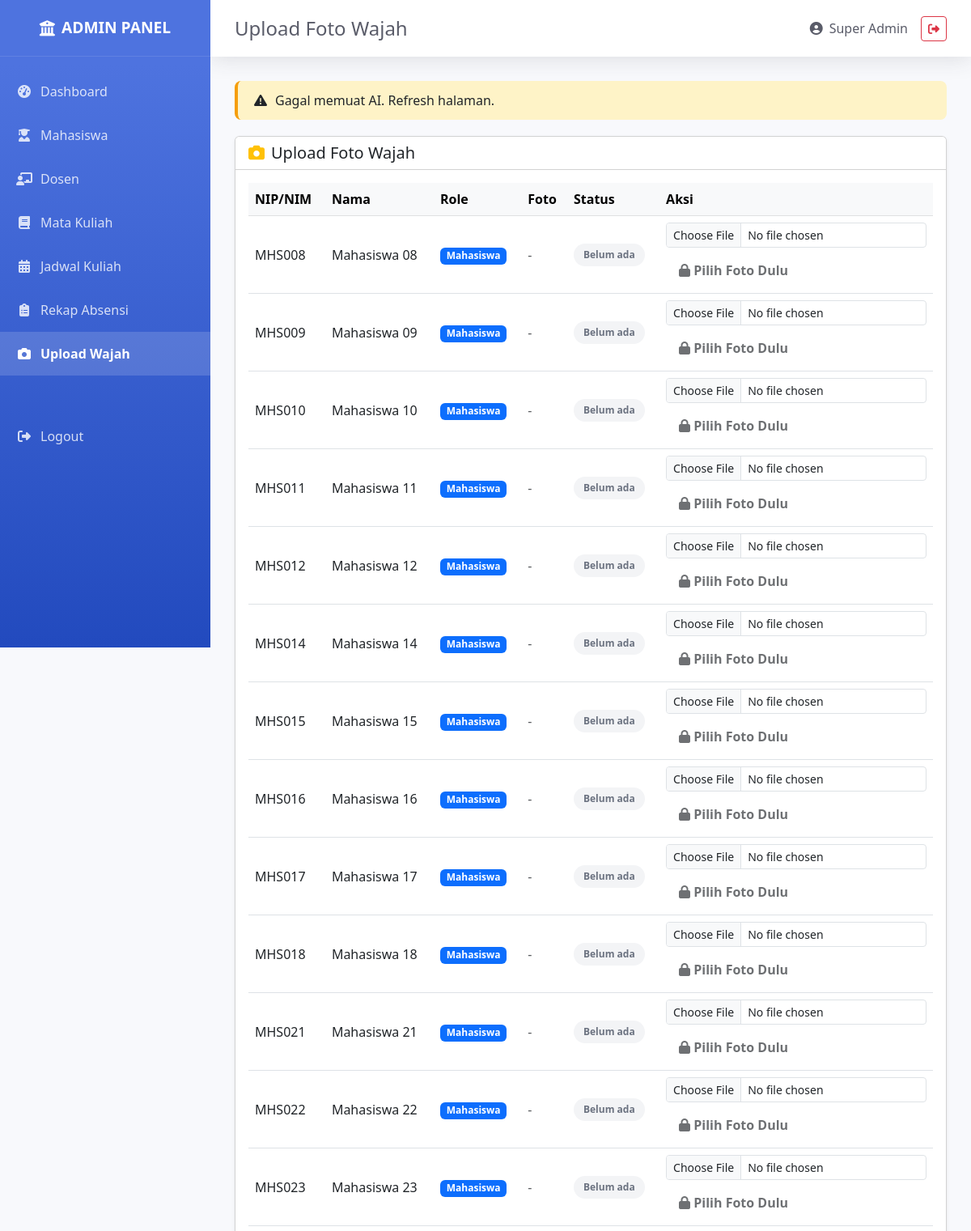
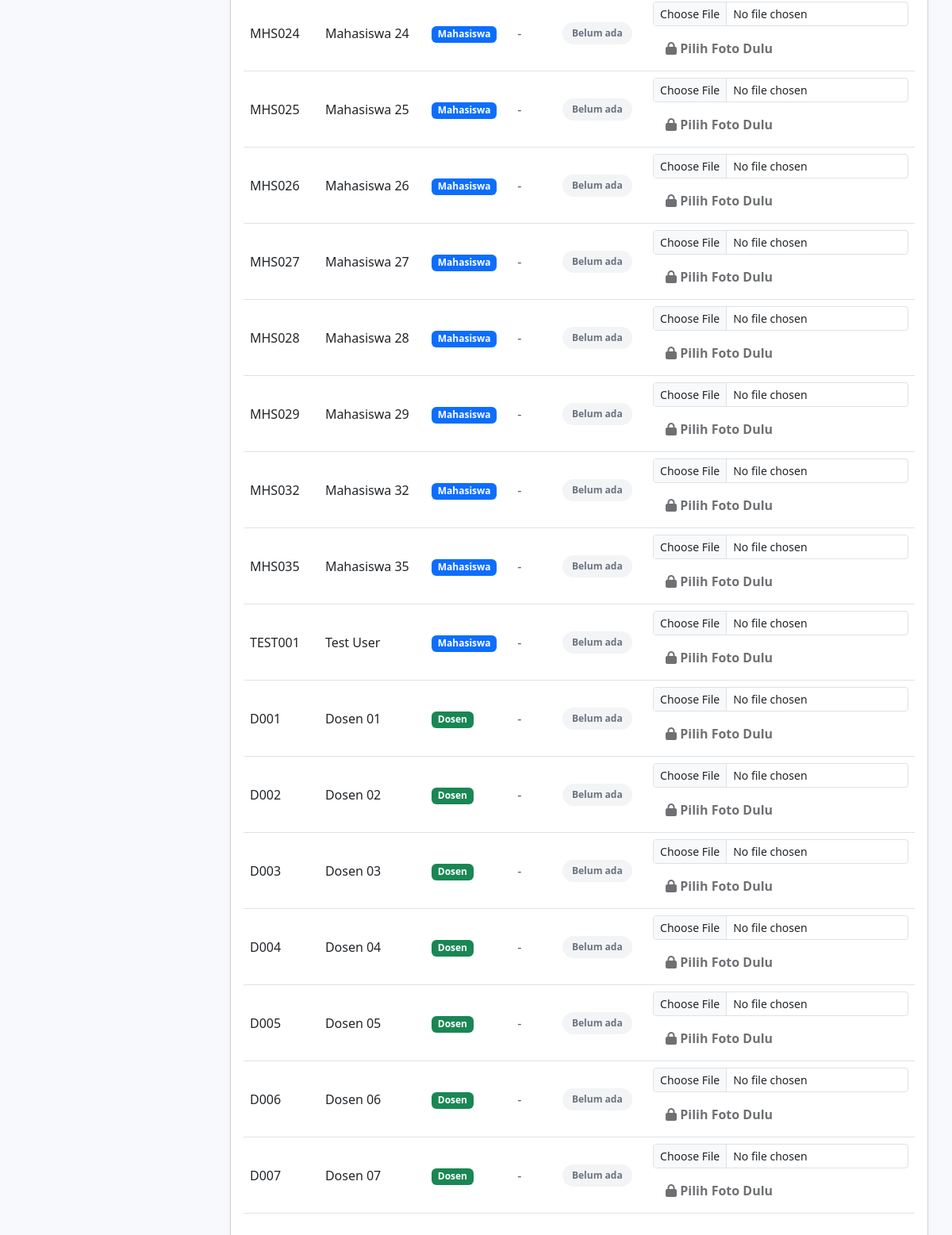
Screenshot of /public/index.php?page=admin_upload_wajah (signed in) with the database file from the repository (2 pictures, top to bottom).
### tables this page shows
CREATE TABLE `users` (
  `id` int(11) NOT NULL,
  `nip_nim` varchar(20) NOT NULL,
  `nama` varchar(100) NOT NULL,
  `email` varchar(100) NOT NULL,
  `password` varchar(255) NOT NULL,
  `role` enum('mahasiswa','dosen','admin') NOT NULL,
  `foto_wajah_path` varchar(255) DEFAULT NULL,
  `face_descriptor` longtext DEFAULT NULL,
  `created_at` timestamp NOT NULL DEFAULT current_timestamp()
);

### views/admin/upload_wajah.php (the view, shortened to what this page needs)
<?php
$database = new Database();
$conn = $database->getConnection();
$users = $conn->query("SELECT id, nama, nip_nim, role, foto_wajah_path, face_descriptor FROM users WHERE role IN ('mahasiswa', 'dosen') ORDER BY role, nama ASC")->fetchAll();
?>
<!DOCTYPE html>
<html lang="id">
<head>
    <link href="https://cdn.jsdelivr.net/npm/bootstrap@5.3.0/dist/css/bootstrap.min.css" rel="stylesheet">
    <link rel="stylesheet" href="https://cdnjs.cloudflare.com/ajax/libs/font-awesome/6.4.0/css/all.min.css">
</head>
<body>
    <div class="sidebar">
        <a class="sidebar-brand" href="/kampus-absensi/public/index.php?page=admin_dashboard"><i class="fas fa-university me-2"></i> ADMIN PANEL</a>
        <ul class="nav flex-column mt-3">
            <li class="nav-item"><a class="nav-link" href="/kampus-absensi/public/index.php?page=admin_dashboard"><i class="fas fa-fw fa-tachometer-alt"></i> Dashboard</a></li>
            <li class="nav-item"><a class="nav-link" href="/kampus-absensi/public/index.php?page=admin_kelola_mahasiswa"><i class="fas fa-fw fa-user-graduate"></i> Mahasiswa</a></li>
            <li class="nav-item"><a class="nav-link" href="/kampus-absensi/public/index.php?page=admin_kelola_dosen"><i class="fas fa-fw fa-chalkboard-teacher"></i> Dosen</a></li>
            <li class="nav-item"><a class="nav-link" href="/kampus-absensi/public/index.php?page=admin_kelola_matkul"><i class="fas fa-fw fa-book"></i> Mata Kuliah</a></li>
            <li class="nav-item"><a class="nav-link" href="/kampus-absensi/public/index.php?page=admin_kelola_jadwal"><i class="fas fa-fw fa-calendar-alt"></i> Jadwal Kuliah</a></li>
            <li class="nav-item"><a class="nav-link" href="/kampus-absensi/public/index.php?page=admin_rekap_absensi"><i class="fas fa-fw fa-clipboard-list"></i> Rekap Absensi</a></li>
            <li class="nav-item"><a class="nav-link active" href="/kampus-absensi/public/index.php?page=admin_upload_wajah"><i class="fas fa-fw fa-camera"></i> Upload Wajah</a></li>
            <li class="nav-item mt-5"><a class="nav-link" href="/kampus-absensi/public/logout.php"><i class="fas fa-fw fa-sign-out-alt"></i> Logout</a></li>
        </ul>
    </div>
    <div class="main-content">
        <div class="topbar">
            <h4 class="mb-0" style="color: #5a5c69;">Upload Foto Wajah</h4>
            <div class="d-flex align-items-center">
                <span class="me-3" style="color: #5a5c69;"><i class="fas fa-user-circle me-2"></i><?= htmlspecialchars($_SESSION['nama']) ?></span>
                <a href="/kampus-absensi/public/logout.php" class="btn btn-sm btn-outline-danger"><i class="fas fa-sign-out-alt"></i></a>
            </div>
        </div>
        <div class="content-wrapper">
            <div id="modelStatus" class="model-status"><i class="fas fa-spinner fa-spin"></i><span>Memuat model AI...</span></div>
            <div class="card shadow-sm">
                <div class="card-header bg-white"><h5 class="mb-0"><i class="fas fa-camera text-warning me-2"></i>Upload Foto Wajah</h5></div>
                <div class="card-body">
                    <div class="table-responsive">
                        <table class="table table-hover align-middle">
                            <thead class="table-light"><tr><th>NIP/NIM</th><th>Nama</th><th>Role</th><th>Foto</th><th>Status</th><th>Aksi</th></tr></thead>
                            <tbody>
                                <?php foreach($users as $u):
                                    $hasPhoto = !empty($u['foto_wajah_path']);
                                    $hasDesc = !empty($u['face_descriptor']);
                                    $statusClass = ($hasPhoto && $hasDesc) ? 'status-complete' : (($hasPhoto) ? 'status-partial' : 'status-none');
                                    $statusText = ($hasPhoto && $hasDesc) ? '✓ Lengkap' : (($hasPhoto) ? '⚠ Foto saja' : 'Belum ada');
                                ?>
                                <tr>
                                    <td><?= htmlspecialchars($u['nip_nim']) ?></td>
                                    <td><?= htmlspecialchars($u['nama']) ?></td>
                                    <td><span class="badge bg-<?= $u['role'] === 'dosen' ? 'success' : 'primary' ?>"><?= ucfirst($u['role']) ?></span></td>
                                    <td><?php if($hasPhoto): ?><img src="/kampus-absensi/public/<?= htmlspecialchars($u['foto_wajah_path']) ?>" class="foto-preview" onerror="this.style.opacity='0.3'"><?php else: ?><span class="text-muted">-</span><?php endif; ?></td>
                                    <td><span class="status-badge <?= $statusClass ?>"><?= $statusText ?></span></td>
                                    <td>
                                        <form method="POST" action="/kampus-absensi/public/process_upload_wajah.php" enctype="multipart/form-data" class="upload-form" data-user-id="<?= $u['id'] ?>">
                                            <input type="file" name="foto_wajah" class="form-control form-control-sm foto-input mb-2" accept="image/jpeg,image/png,image/jpg" required>
                                            <button type="submit" class="btn btn-upload btn-submit-upload" disabled>
                                                <i class="fas fa-lock"></i> Pilih Foto Dulu
                            </button>
                                        </form>
                                    </td>
                                </tr>
                                <?php endforeach; ?>
                            </tbody>
                        </table>
                    </div>
                </div>
            </div>
        </div>
    </div>
</body>
</html>

### views/admin/upload_wajah.php (style rules this page uses)
:root { --primary: #4e73df; --primary-dark: #224abe; --sidebar-width: 260px; }
* { margin: 0; padding: 0; box-sizing: border-box; }
body { background-color: #f8f9fc; font-family: 'Segoe UI', Tahoma, sans-serif; }
.sidebar { position: fixed; top: 0; left: 0; width: var(--sidebar-width); height: 100vh; background: linear-gradient(180deg, var(--primary) 10%, var(--primary-dark) 100%); color: white; z-index: 1000; overflow-y: auto; }
.sidebar-brand { height: 70px; display: flex; align-items: center; justify-content: center; font-size: 1.2rem; font-weight: 800; color: white; text-decoration: none; border-bottom: 1px solid rgba(255,255,255,0.1); }
.sidebar .nav-link { color: rgba(255,255,255,.8); padding: 15px 20px; display: flex; align-items: center; transition: all 0.3s; text-decoration: none; }
.sidebar .nav-link.active { color: white; font-weight: 700; background: rgba(255,255,255,0.15); }
.sidebar .nav-link i { margin-right: 10px; width: 20px; text-align: center; }
.main-content { margin-left: var(--sidebar-width); min-height: 100vh; }
.topbar { height: 70px; background: white; box-shadow: 0 0.15rem 1.75rem 0 rgba(58, 59, 69, 0.15); display: flex; align-items: center; justify-content: space-between; padding: 0 30px; position: sticky; top: 0; z-index: 100; }
.content-wrapper { padding: 30px; }
.status-badge { padding: 5px 12px; border-radius: 20px; font-size: 0.75rem; font-weight: 600; display: inline-block; }
.status-none { background: #f3f4f6; color: #6b7280; }
.btn-upload { background: #9ca3af; color: white; border: none; padding: 8px 16px; border-radius: 8px; font-weight: 600; transition: all 0.3s; cursor: not-allowed; }
.model-status { background: #fef3c7; border-left: 4px solid #f59e0b; padding: 12px 20px; border-radius: 8px; margin-bottom: 20px; display: flex; align-items: center; gap: 10px; }

### rows the page displays
users: nip_nim "MHS008", nama "Mahasiswa 08", role "Mahasiswa", foto_wajah_path "Belum ada"
users: nip_nim "MHS009", nama "Mahasiswa 09", role "Mahasiswa", foto_wajah_path "Belum ada"
users: nip_nim "MHS010", nama "Mahasiswa 10", role "Mahasiswa", foto_wajah_path "Belum ada"
users: nip_nim "MHS011", nama "Mahasiswa 11", role "Mahasiswa", foto_wajah_path "Belum ada"
users: nip_nim "MHS012", nama "Mahasiswa 12", role "Mahasiswa", foto_wajah_path "Belum ada"
users: nip_nim "MHS014", nama "Mahasiswa 14", role "Mahasiswa", foto_wajah_path "Belum ada"
users: nip_nim "MHS015", nama "Mahasiswa 15", role "Mahasiswa", foto_wajah_path "Belum ada"
users: nip_nim "MHS016", nama "Mahasiswa 16", role "Mahasiswa", foto_wajah_path "Belum ada"
users: nip_nim "MHS017", nama "Mahasiswa 17", role "Mahasiswa", foto_wajah_path "Belum ada"
users: nip_nim "MHS018", nama "Mahasiswa 18", role "Mahasiswa", foto_wajah_path "Belum ada"
users: nip_nim "MHS021", nama "Mahasiswa 21", role "Mahasiswa", foto_wajah_path "Belum ada"
users: nip_nim "MHS022", nama "Mahasiswa 22", role "Mahasiswa", foto_wajah_path "Belum ada"
users: nip_nim "MHS023", nama "Mahasiswa 23", role "Mahasiswa", foto_wajah_path "Belum ada"
users: nip_nim "MHS024", nama "Mahasiswa 24", role "Mahasiswa", foto_wajah_path "Belum ada"
users: nip_nim "MHS025", nama "Mahasiswa 25", role "Mahasiswa", foto_wajah_path "Belum ada"
users: nip_nim "MHS026", nama "Mahasiswa 26", role "Mahasiswa", foto_wajah_path "Belum ada"
users: nip_nim "MHS027", nama "Mahasiswa 27", role "Mahasiswa", foto_wajah_path "Belum ada"
users: nip_nim "MHS028", nama "Mahasiswa 28", role "Mahasiswa", foto_wajah_path "Belum ada"
users: nip_nim "MHS029", nama "Mahasiswa 29", role "Mahasiswa", foto_wajah_path "Belum ada"
users: nip_nim "MHS032", nama "Mahasiswa 32", role "Mahasiswa", foto_wajah_path "Belum ada"
users: nip_nim "MHS035", nama "Mahasiswa 35", role "Mahasiswa", foto_wajah_path "Belum ada"
users: nip_nim "TEST001", nama "Test User", role "Mahasiswa", foto_wajah_path "Belum ada"
users: nip_nim "D001", nama "Dosen 01", role "Dosen", foto_wajah_path "Belum ada"
users: nip_nim "D002", nama "Dosen 02", role "Dosen", foto_wajah_path "Belum ada"
users: nip_nim "D003", nama "Dosen 03", role "Dosen", foto_wajah_path "Belum ada"
users: nip_nim "D004", nama "Dosen 04", role "Dosen", foto_wajah_path "Belum ada"
users: nip_nim "D005", nama "Dosen 05", role "Dosen", foto_wajah_path "Belum ada"
users: nip_nim "D006", nama "Dosen 06", role "Dosen", foto_wajah_path "Belum ada"
users: nip_nim "D007", nama "Dosen 07", role "Dosen", foto_wajah_path "Belum ada"

### other values shown
$_SESSION['nama'] "Super Admin"
